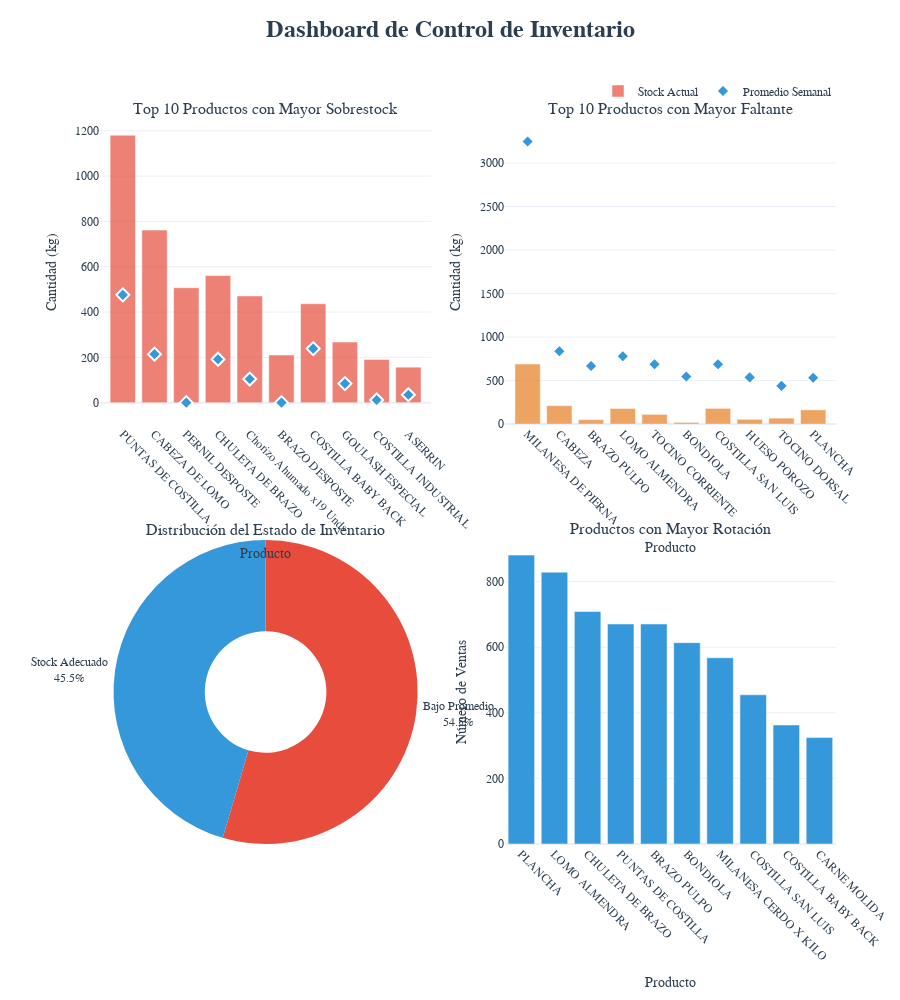

Here is the notebook cell this chart was saved with:
### Code cell
import plotly.graph_objects as go
from plotly.subplots import make_subplots

# 1. Distribución del Stock vs Promedio
fig_distribucion = make_subplots(
    rows=2, cols=2,
    subplot_titles=(
        "Top 10 Productos con Mayor Sobrestock",
        "Top 10 Productos con Mayor Faltante",
        "Distribución del Estado de Inventario",
        "Productos con Mayor Rotación"
    ),
    vertical_spacing=0.16,
    horizontal_spacing=0.1,
    specs=[
        [{"type": "bar"}, {"type": "bar"}],
        [{"type": "pie"}, {"type": "bar"}]
    ]
)

# Colores consistentes para todo el dashboard
colors = {
    'sobrestock': '#E74C3C',    # Rojo para sobrestock
    'stock_normal': '#3498DB',   # Azul para stock normal
    'deficit': '#E67E22',       # Naranja para déficit
    'text': '#2C3E50',         # Azul oscuro para texto
    'background': '#ECF0F1'    # Gris claro para fondo
}

# Preparar datos
analisis['Diferencia'] = analisis['Stock_Actual'] - analisis['Promedio_Semanal']
top_sobrestock = analisis.nlargest(10, 'Diferencia')
top_deficit = analisis.nsmallest(10, 'Diferencia')

# 1. Gráfico de Sobrestock (Top 10)
for producto in top_sobrestock['Producto']:
    datos = top_sobrestock[top_sobrestock['Producto'] == producto]
    # Barra de Stock Actual
    fig_distribucion.add_trace(
        go.Bar(
            name='Stock Actual',
            x=[producto],
            y=[datos['Stock_Actual'].iloc[0]],
            marker_color=colors['sobrestock'],
            opacity=0.7,
            showlegend=(producto == top_sobrestock['Producto'].iloc[0])
        ),
        row=1, col=1
    )
    # Línea de Promedio
    fig_distribucion.add_trace(
        go.Scatter(
            name='Promedio Semanal',
            x=[producto],
            y=[datos['Promedio_Semanal'].iloc[0]],
            mode='markers',
            marker=dict(
                symbol='diamond',
                size=10,
                color=colors['stock_normal'],
                line=dict(width=2, color='white')
            ),
            showlegend=(producto == top_sobrestock['Producto'].iloc[0])
        ),
        row=1, col=1
    )

# 2. Gráfico de Déficit (Top 10)
for producto in top_deficit['Producto']:
    datos = top_deficit[top_deficit['Producto'] == producto]
    # Barra de Stock Actual
    fig_distribucion.add_trace(
        go.Bar(
            name='Stock Actual',
            x=[producto],
            y=[datos['Stock_Actual'].iloc[0]],
            marker_color=colors['deficit'],
            opacity=0.7,
            showlegend=False
        ),
        row=1, col=2
    )
    # Línea de Promedio
    fig_distribucion.add_trace(
        go.Scatter(
            name='Promedio Semanal',
            x=[producto],
            y=[datos['Promedio_Semanal'].iloc[0]],
            mode='markers',
            marker=dict(
                symbol='diamond',
                size=10,
                color=colors['stock_normal'],
                line=dict(width=2, color='white')
            ),
            showlegend=False
        ),
        row=1, col=2
    )

# 3. Gráfico de Distribución (Pie)
estados_conteo = analisis['Estado'].value_counts()
fig_distribucion.add_trace(
    go.Pie(
        labels=estados_conteo.index,
        values=estados_conteo.values,
        hole=0.4,
        marker_colors=[colors['sobrestock'], colors['stock_normal']],
        textinfo='percent+label',
        textposition='outside',
        showlegend=False
    ),
    row=2, col=1
)

# 4. Top 10 Productos con Mayor Rotación
top_rotacion = analisis.nlargest(10, 'Num_Ventas')
fig_distribucion.add_trace(
    go.Bar(
        x=top_rotacion['Producto'],
        y=top_rotacion['Num_Ventas'],
        marker_color=colors['stock_normal'],
        name='Número de Ventas',
        showlegend=False
    ),
    row=2, col=2
)

# Actualizar layout y formato
fig_distribucion.update_layout(
    title=dict(
        text='<b>Dashboard de Control de Inventario</b>',
        x=0.5,
        y=0.98,
        xanchor='center',
        yanchor='top',
        font=dict(size=24, color=colors['text'])
    ),
    height=1000,
    showlegend=True,
    template='plotly_white',
    legend=dict(
        orientation="h",
        yanchor="bottom",
        y=1.02,
        xanchor="right",
        x=1
    ),
    font=dict(family="Arial", size=12, color=colors['text'])
)

# Actualizar ejes y formato para cada subplot
fig_distribucion.update_xaxes(tickangle=45, row=1, col=1)
fig_distribucion.update_xaxes(tickangle=45, row=1, col=2)
fig_distribucion.update_xaxes(tickangle=45, row=2, col=2)

# Agregar títulos a los ejes
fig_distribucion.update_xaxes(title_text="Producto", row=1, col=1)
fig_distribucion.update_yaxes(title_text="Cantidad (kg)", row=1, col=1)
fig_distribucion.update_xaxes(title_text="Producto", row=1, col=2)
fig_distribucion.update_yaxes(title_text="Cantidad (kg)", row=1, col=2)
fig_distribucion.update_xaxes(title_text="Producto", row=2, col=2)
fig_distribucion.update_yaxes(title_text="Número de Ventas", row=2, col=2)

# Ajustar márgenes
fig_distribucion.update_layout(margin=dict(t=120, b=20, l=20, r=20))

fig_distribucion.show()

### Figure 1 — Plotly figure (JSON) as saved in the notebook; plotly's stock layout.template omitted (floating-point values rounded to 4 significant figures)
{"data": [{"marker": {"color": "#E74C3C"}, "name": "Stock Actual", "opacity": 0.7, "showlegend": true, "type": "bar", "x": ["PUNTAS DE COSTILLA"], "xaxis": "x", "y": [1181.0], "yaxis": "y"}, {"marker": {"color": "#3498DB", "line": {"color": "white", "width": 2}, "size": 10, "symbol": "diamond"}, "mode": "markers", "name": "Promedio Semanal", "showlegend": true, "type": "scatter", "x": ["PUNTAS DE COSTILLA"], "xaxis": "x", "y": [475.8], "yaxis": "y"}, {"marker": {"color": "#E74C3C"}, "name": "Stock Actual", "opacity": 0.7, "showlegend": false, "type": "bar", "x": ["CABEZA DE LOMO"], "xaxis": "x", "y": [761.8], "yaxis": "y"}, {"marker": {"color": "#3498DB", "line": {"color": "white", "width": 2}, "size": 10, "symbol": "diamond"}, "mode": "markers", "name": "Promedio Semanal", "showlegend": false, "type": "scatter", "x": ["CABEZA DE LOMO"], "xaxis": "x", "y": [214.1], "yaxis": "y"}, {"marker": {"color": "#E74C3C"}, "name": "Stock Actual", "opacity": 0.7, "showlegend": false, "type": "bar", "x": ["PERNIL DESPOSTE "], "xaxis": "x", "y": [507.2], "yaxis": "y"}, {"marker": {"color": "#3498DB", "line": {"color": "white", "width": 2}, "size": 10, "symbol": "diamond"}, "mode": "markers", "name": "Promedio Semanal", "showlegend": false, "type": "scatter", "x": ["PERNIL DESPOSTE "], "xaxis": "x", "y": [0], "yaxis": "y"}, {"marker": {"color": "#E74C3C"}, "name": "Stock Actual", "opacity": 0.7, "showlegend": false, "type": "bar", "x": ["CHULETA DE BRAZO"], "xaxis": "x", "y": [560.8], "yaxis": "y"}, {"marker": {"color": "#3498DB", "line": {"color": "white", "width": 2}, "size": 10, "symbol": "diamond"}, "mode": "markers", "name": "Promedio Semanal", "showlegend": false, "type": "scatter", "x": ["CHULETA DE BRAZO"], "xaxis": "x", "y": [191.5], "yaxis": "y"}, {"marker": {"color": "#E74C3C"}, "name": "Stock Actual", "opacity": 0.7, "showlegend": false, "type": "bar", "x": ["Chorizo Ahumado x19 Unds"], "xaxis": "x", "y": [471], "yaxis": "y"}, {"marker": {"color": "#3498DB", "line": {"color": "white", "width": 2}, "size": 10, "symbol": "diamond"}, "mode": "markers", "name": "Promedio Semanal", "showlegend": false, "type": "scatter", "x": ["Chorizo Ahumado x19 Unds"], "xaxis": "x", "y": [104.0], "yaxis": "y"}, {"marker": {"color": "#E74C3C"}, "name": "Stock Actual", "opacity": 0.7, "showlegend": false, "type": "bar", "x": ["BRAZO DESPOSTE "], "xaxis": "x", "y": [210], "yaxis": "y"}, {"marker": {"color": "#3498DB", "line": {"color": "white", "width": 2}, "size": 10, "symbol": "diamond"}, "mode": "markers", "name": "Promedio Semanal", "showlegend": false, "type": "scatter", "x": ["BRAZO DESPOSTE "], "xaxis": "x", "y": [0], "yaxis": "y"}, {"marker": {"color": "#E74C3C"}, "name": "Stock Actual", "opacity": 0.7, "showlegend": false, "type": "bar", "x": ["COSTILLA BABY BACK"], "xaxis": "x", "y": [436.5], "yaxis": "y"}, {"marker": {"color": "#3498DB", "line": {"color": "white", "width": 2}, "size": 10, "symbol": "diamond"}, "mode": "markers", "name": "Promedio Semanal", "showlegend": false, "type": "scatter", "x": ["COSTILLA BABY BACK"], "xaxis": "x", "y": [238.5], "yaxis": "y"}, {"marker": {"color": "#E74C3C"}, "name": "Stock Actual", "opacity": 0.7, "showlegend": false, "type": "bar", "x": ["GOULASH ESPECIAL"], "xaxis": "x", "y": [267.2], "yaxis": "y"}, {"marker": {"color": "#3498DB", "line": {"color": "white", "width": 2}, "size": 10, "symbol": "diamond"}, "mode": "markers", "name": "Promedio Semanal", "showlegend": false, "type": "scatter", "x": ["GOULASH ESPECIAL"], "xaxis": "x", "y": [83.89], "yaxis": "y"}, {"marker": {"color": "#E74C3C"}, "name": "Stock Actual", "opacity": 0.7, "showlegend": false, "type": "bar", "x": ["COSTILLA INDUSTRIAL"], "xaxis": "x", "y": [190.8], "yaxis": "y"}, {"marker": {"color": "#3498DB", "line": {"color": "white", "width": 2}, "size": 10, "symbol": "diamond"}, "mode": "markers", "name": "Promedio Semanal", "showlegend": false, "type": "scatter", "x": ["COSTILLA INDUSTRIAL"], "xaxis": "x", "y": [11.5], "yaxis": "y"}, {"marker": {"color": "#E74C3C"}, "name": "Stock Actual", "opacity": 0.7, "showlegend": false, "type": "bar", "x": ["ASERRIN"], "xaxis": "x", "y": [156.6], "yaxis": "y"}, {"marker": {"color": "#3498DB", "line": {"color": "white", "width": 2}, "size": 10, "symbol": "diamond"}, "mode": "markers", "name": "Promedio Semanal", "showlegend": false, "type": "scatter", "x": ["ASERRIN"], "xaxis": "x", "y": [35.11], "yaxis": "y"}, {"marker": {"color": "#E67E22"}, "name": "Stock Actual", "opacity": 0.7, "showlegend": false, "type": "bar", "x": ["MILANESA DE PIERNA"], "xaxis": "x2", "y": [689.6], "yaxis": "y2"}, {"marker": {"color": "#3498DB", "line": {"color": "white", "width": 2}, "size": 10, "symbol": "diamond"}, "mode": "markers", "name": "Promedio Semanal", "showlegend": false, "type": "scatter", "x": ["MILANESA DE PIERNA"], "xaxis": "x2", "y": [3248.0], "yaxis": "y2"}, {"marker": {"color": "#E67E22"}, "name": "Stock Actual", "opacity": 0.7, "showlegend": false, "type": "bar", "x": ["CABEZA"], "xaxis": "x2", "y": [211.8], "yaxis": "y2"}, {"marker": {"color": "#3498DB", "line": {"color": "white", "width": 2}, "size": 10, "symbol": "diamond"}, "mode": "markers", "name": "Promedio Semanal", "showlegend": false, "type": "scatter", "x": ["CABEZA"], "xaxis": "x2", "y": [837.1], "yaxis": "y2"}, {"marker": {"color": "#E67E22"}, "name": "Stock Actual", "opacity": 0.7, "showlegend": false, "type": "bar", "x": ["BRAZO PULPO"], "xaxis": "x2", "y": [51.68], "yaxis": "y2"}, {"marker": {"color": "#3498DB", "line": {"color": "white", "width": 2}, "size": 10, "symbol": "diamond"}, "mode": "markers", "name": "Promedio Semanal", "showlegend": false, "type": "scatter", "x": ["BRAZO PULPO"], "xaxis": "x2", "y": [667.2], "yaxis": "y2"}, {"marker": {"color": "#E67E22"}, "name": "Stock Actual", "opacity": 0.7, "showlegend": false, "type": "bar", "x": ["LOMO ALMENDRA"], "xaxis": "x2", "y": [179.3], "yaxis": "y2"}, {"marker": {"color": "#3498DB", "line": {"color": "white", "width": 2}, "size": 10, "symbol": "diamond"}, "mode": "markers", "name": "Promedio Semanal", "showlegend": false, "type": "scatter", "x": ["LOMO ALMENDRA"], "xaxis": "x2", "y": [778.8], "yaxis": "y2"}, {"marker": {"color": "#E67E22"}, "name": "Stock Actual", "opacity": 0.7, "showlegend": false, "type": "bar", "x": ["TOCINO CORRIENTE"], "xaxis": "x2", "y": [111.4], "yaxis": "y2"}, {"marker": {"color": "#3498DB", "line": {"color": "white", "width": 2}, "size": 10, "symbol": "diamond"}, "mode": "markers", "name": "Promedio Semanal", "showlegend": false, "type": "scatter", "x": ["TOCINO CORRIENTE"], "xaxis": "x2", "y": [687.7], "yaxis": "y2"}, {"marker": {"color": "#E67E22"}, "name": "Stock Actual", "opacity": 0.7, "showlegend": false, "type": "bar", "x": ["BONDIOLA"], "xaxis": "x2", "y": [19.6], "yaxis": "y2"}, {"marker": {"color": "#3498DB", "line": {"color": "white", "width": 2}, "size": 10, "symbol": "diamond"}, "mode": "markers", "name": "Promedio Semanal", "showlegend": false, "type": "scatter", "x": ["BONDIOLA"], "xaxis": "x2", "y": [547.2], "yaxis": "y2"}, {"marker": {"color": "#E67E22"}, "name": "Stock Actual", "opacity": 0.7, "showlegend": false, "type": "bar", "x": ["COSTILLA SAN LUIS"], "xaxis": "x2", "y": [180.5], "yaxis": "y2"}, {"marker": {"color": "#3498DB", "line": {"color": "white", "width": 2}, "size": 10, "symbol": "diamond"}, "mode": "markers", "name": "Promedio Semanal", "showlegend": false, "type": "scatter", "x": ["COSTILLA SAN LUIS"], "xaxis": "x2", "y": [688.1], "yaxis": "y2"}, {"marker": {"color": "#E67E22"}, "name": "Stock Actual", "opacity": 0.7, "showlegend": false, "type": "bar", "x": ["HUESO POROZO"], "xaxis": "x2", "y": [54.8], "yaxis": "y2"}, {"marker": {"color": "#3498DB", "line": {"color": "white", "width": 2}, "size": 10, "symbol": "diamond"}, "mode": "markers", "name": "Promedio Semanal", "showlegend": false, "type": "scatter", "x": ["HUESO POROZO"], "xaxis": "x2", "y": [537.0], "yaxis": "y2"}, {"marker": {"color": "#E67E22"}, "name": "Stock Actual", "opacity": 0.7, "showlegend": false, "type": "bar", "x": ["TOCINO DORSAL"], "xaxis": "x2", "y": [68.25], "yaxis": "y2"}, {"marker": {"color": "#3498DB", "line": {"color": "white", "width": 2}, "size": 10, "symbol": "diamond"}, "mode": "markers", "name": "Promedio Semanal", "showlegend": false, "type": "scatter", "x": ["TOCINO DORSAL"], "xaxis": "x2", "y": [439.0], "yaxis": "y2"}, {"marker": {"color": "#E67E22"}, "name": "Stock Actual", "opacity": 0.7, "showlegend": false, "type": "bar", "x": ["PLANCHA"], "xaxis": "x2", "y": [163.8], "yaxis": "y2"}, {"marker": {"color": "#3498DB", "line": {"color": "white", "width": 2}, "size": 10, "symbol": "diamond"}, "mode": "markers", "name": "Promedio Semanal", "showlegend": false, "type": "scatter", "x": ["PLANCHA"], "xaxis": "x2", "y": [532.5], "yaxis": "y2"}, {"domain": {"x": [0, 0.45], "y": [0, 0.42]}, "hole": 0.4, "labels": ["Bajo Promedio", "Stock Adecuado"], "marker": {"colors": ["#E74C3C", "#3498DB"]}, "showlegend": false, "textinfo": "percent+label", "textposition": "outside", "type": "pie", "values": [30, 25]}, {"marker": {"color": "#3498DB"}, "name": "Número de Ventas", "showlegend": false, "type": "bar", "x": ["PLANCHA", "LOMO ALMENDRA", "CHULETA DE BRAZO", "PUNTAS DE COSTILLA", "BRAZO PULPO", "BONDIOLA", "MILANESA CERDO X KILO", "COSTILLA SAN LUIS", "COSTILLA BABY BACK", "CARNE MOLIDA"], "xaxis": "x3", "y": [881, 829, 709, 671, 671, 614, 568, 455, 363, 325], "yaxis": "y3"}], "layout": {"annotations": [{"font": {"size": 16}, "showarrow": false, "text": "Top 10 Productos con Mayor Sobrestock", "x": 0.225, "xanchor": "center", "xref": "paper", "y": 1, "yanchor": "bottom", "yref": "paper"}, {"font": {"size": 16}, "showarrow": false, "text": "Top 10 Productos con Mayor Faltante", "x": 0.775, "xanchor": "center", "xref": "paper", "y": 1, "yanchor": "bottom", "yref": "paper"}, {"font": {"size": 16}, "showarrow": false, "text": "Distribución del Estado de Inventario", "x": 0.225, "xanchor": "center", "xref": "paper", "y": 0.42, "yanchor": "bottom", "yref": "paper"}, {"font": {"size": 16}, "showarrow": false, "text": "Productos con Mayor Rotación", "x": 0.775, "xanchor": "center", "xref": "paper", "y": 0.42, "yanchor": "bottom", "yref": "paper"}], "font": {"color": "#2C3E50", "family": "Arial", "size": 12}, "height": 1000, "legend": {"orientation": "h", "x": 1, "xanchor": "right", "y": 1.02, "yanchor": "bottom"}, "margin": {"b": 20, "l": 20, "r": 20, "t": 120}, "showlegend": true, "title": {"font": {"color": "#2C3E50", "size": 24}, "text": "<b>Dashboard de Control de Inventario</b>", "x": 0.5, "xanchor": "center", "y": 0.98, "yanchor": "top"}, "xaxis": {"anchor": "y", "domain": [0, 0.45], "tickangle": 45, "title": {"text": "Producto"}}, "xaxis2": {"anchor": "y2", "domain": [0.55, 1], "tickangle": 45, "title": {"text": "Producto"}}, "xaxis3": {"anchor": "y3", "domain": [0.55, 1], "tickangle": 45, "title": {"text": "Producto"}}, "yaxis": {"anchor": "x", "domain": [0.58, 1], "title": {"text": "Cantidad (kg)"}}, "yaxis2": {"anchor": "x2", "domain": [0.58, 1], "title": {"text": "Cantidad (kg)"}}, "yaxis3": {"anchor": "x3", "domain": [0, 0.42], "title": {"text": "Número de Ventas"}}}}
